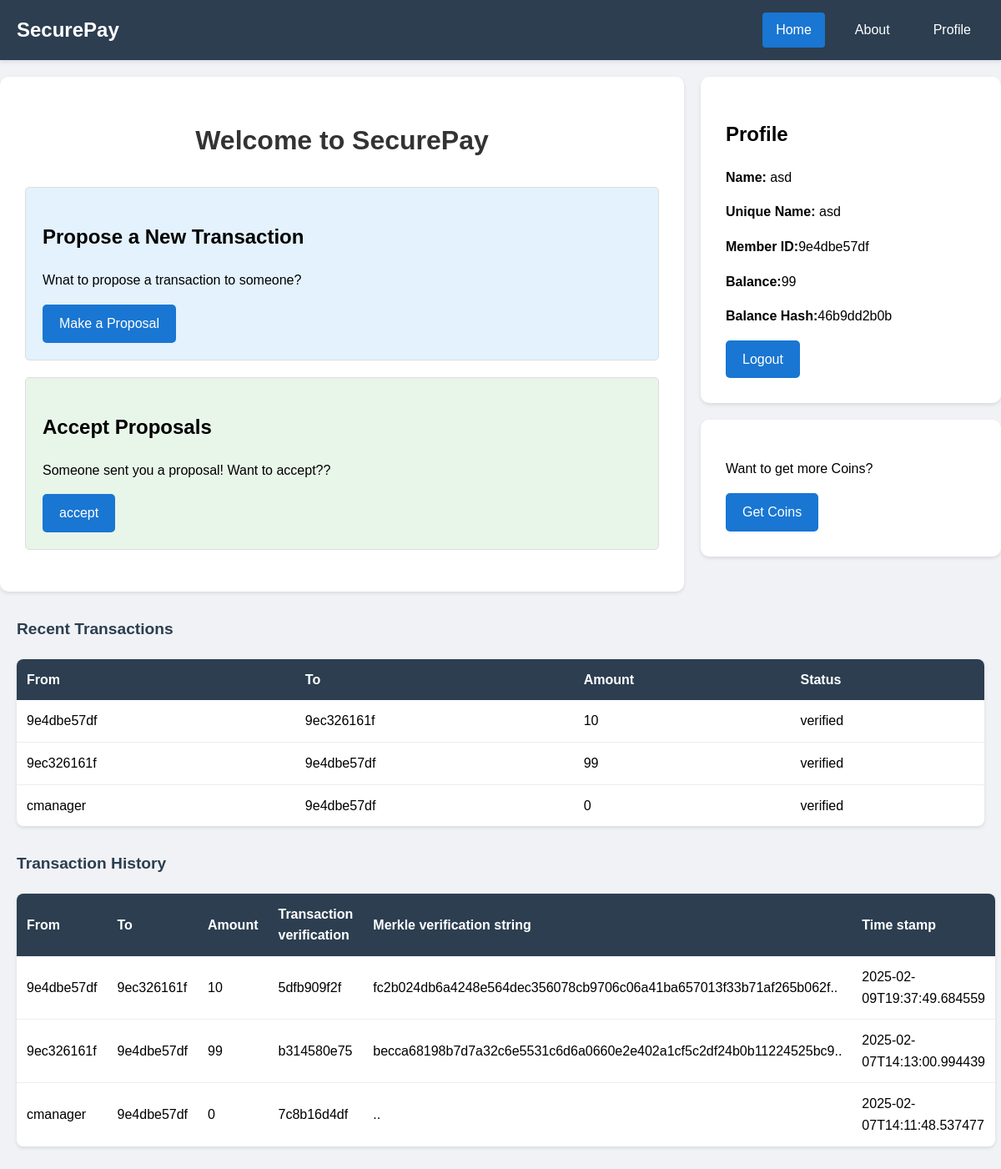
Before: / (signed in) with the older database file.
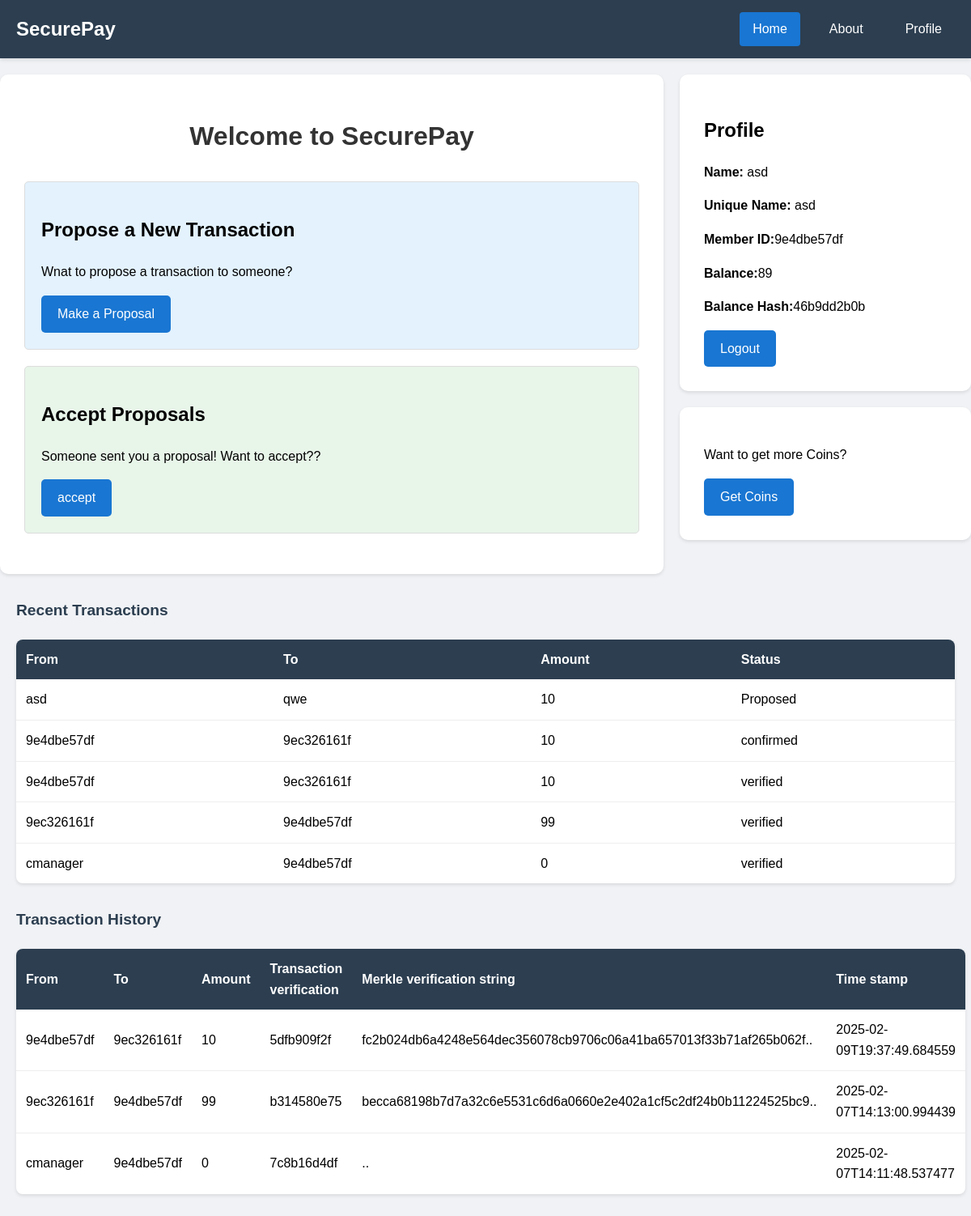
After: the same page with the newer database file.
### execution/models.py (models this page shows, shortened)
class Member(models.Model):
    cho=[('upto10k','10k'),('abovetill100k','10kTo100k')]
    name=models.CharField(max_length=100)
    address=models.CharField(max_length=100)
    affiliation=models.CharField(max_length=100)
    unique_name=models.CharField(max_length=100, unique=True)
    unique_id=models.CharField(max_length=256)
    category=models.CharField(max_length=100,choices=cho,default='upto10k')
    password=models.CharField(max_length=100)
    balance=models.IntegerField(default=0)
    intransaction=models.IntegerField(default=0)

class Proposer(models.Model):
    ch=[('pending','pending'),('accepted','accepted'),('rejected','rejected')]
    fromid=models.CharField(max_length=256)
    fname=models.CharField(max_length=100)
    toidd=models.CharField(max_length=256)
    toname=models.CharField(max_length=100)
    amount=models.IntegerField()
    status=models.CharField(max_length=100,choices=ch,default='pending')

class Twoconfirms(models.Model):
    ch=[('pending','pending'),('accepted','accepted'),('rejected','rejected')]
    fromid=models.CharField(max_length=256)
    toid=models.CharField(max_length=256)
    amount=models.IntegerField()
    imanagerstatus=models.CharField(max_length=100,choices=ch,default='pending')

### execution/views.py (the view)
# urls.py: 2. Add a URL to urlpatterns:  path('', views.home, name='home')
def home(request):
    if 'member_id' in request.session:
        member = Member.objects.get(id=request.session.get('member_id'))
        proposed=Proposer.objects.filter(fromid=member.unique_id)
        confirmed=Twoconfirms.objects.filter(fromid=member.unique_id)
        with open('databases/'+member.unique_id+'.json','r+') as f:
            data=json.load(f)
        transactions=data['transactions'][::-1][:5]
        balHash = transactions[-1]['balance_hash']
        return render(request,'home.html', context={'member':member,'proposed':proposed,'confirmed':confirmed,'transactions':transactions, 'balHash':balHash})
    else:
        return redirect('register')

### templates/home.html (shortened to what this page needs)
  <!DOCTYPE html>
  <html>
  <head>
  </head>
  <body>
  <nav class="navbar">
      <div class="nav-container">
          <a href="/" class="nav-brand">SecurePay</a>
          <div class="nav-links">
              <a href="/" class="active">Home</a>
              <a href="/about">About</a>
              <a href="/profile">Profile</a>
          </div>
      </div>
  </nav>
  <div class="container">
      <div class="main-content">
          <h1>Welcome to SecurePay</h1>
          <div class="option-box propose-option">
              <h2>Propose a New Transaction</h2>
              <p>Wnat to propose a transaction to someone?</p>
              <a href="/propose" class="button">Make a Proposal</a>
          </div>
          <div class="option-box accept-option">
              <h2>Accept Proposals</h2>
              <p>Someone sent you a proposal! Want to accept??</p>
              <a href="/transaction/" class="button">accept</a>
          </div>
      </div>
      <div>
          <div class="profile-card">
              <h2>Profile</h2>
              <div class="profile-info">
                  <p><strong>Name:</strong> {{member.name}}</p>
                  <p><strong>Unique Name:</strong> {{member.unique_name}}</p>
                  <p><strong>Member ID:</strong>{{member.unique_id}}</p>
                  <p><strong>Balance:</strong>{{member.balance}}</p>
                  <p><strong>Balance Hash:</strong>{{balHash}}</p>
              </div>
              <a href="/logout" class="button">Logout</a>
          </div>
          <div class="profile-card">
              <p>Want to get more Coins?</p>
              <a href="/cmanager/" class="button">Get Coins</a>
          </div>
      </div>
  </div>
  <div class="table-container">
      <h3 class="table-title">Recent Transactions</h3>
      <table class="transaction-table">
          <thead>
              <tr>
                  <th>From</th>
                  <th>To</th>
                  <th>Amount</th>
                  <th>Status</th>
              </tr>
          </thead>
          <tbody>
              {% for p in proposed %}
              <tr>
                  <td>{{p.fname}}</td>
                  <td>{{p.toname}}</td>
                  <td>{{p.amount}}</td>
                  <td>Proposed</td>
              </tr>
              {% endfor %}
              {% for p in confirmed %}
              <tr>
                  <td>{{p.fromid}}</td>
                  <td>{{p.toid}}</td>
                  <td>{{p.amount}}</td>
                  <td>confirmed</td>
              </tr>
              {% endfor %}
              {% for p in transactions %}
              <tr>
                  <td>{{p.from}}</td>
                  <td>{{p.to}}</td>
                  <td>{{p.amount}}</td>
                  <td>verified</td>
              </tr>
              {% endfor %}
          </tbody>
      </table>
  </div>
  <div class="table-container">
      <h3 class="table-title">Transaction History</h3>
      <table class="transaction-table">
          <thead>
              <tr>
                  <th>From</th>
                  <th>To</th>
                  <th>Amount</th>
                  <th>Transaction verification</th>
                  <th>Merkle verification string</th>
                  <th>Time stamp</th>
              </tr>
          </thead>
          <tbody>
              {% for t in transactions %}
              <tr>
                  <td>{{t.from}}</td>
                  <td>{{t.to}}</td>
                  <td>{{t.amount}}</td>
                  <td>{{t.transaction_hash}}</td>
                  <td>{{t.merkleroot}}..</td>
                  <td>{{t.time}}</td>
              </tr>
              {% endfor %}
          </tbody>
      </table>
  </div>
  </body>
  </html>

### templates/home.html (style rules this page uses)
body { font-family: Arial, sans-serif; margin: 0; padding: 0; line-height: 1.6; background-color: #f0f2f5; }
.navbar { background-color: #2c3e50; padding: 15px 0; position: sticky; top: 0; z-index: 1000; box-shadow: 0 2px 5px rgba(0,0,0,0.1); }
.nav-container { max-width: 1200px; margin: 0 auto; display: flex; justify-content: space-between; align-items: center; padding: 0 20px; }
.nav-brand { color: white; font-size: 24px; font-weight: bold; text-decoration: none; }
.nav-links { display: flex; gap: 20px; }
.nav-links a { color: white; text-decoration: none; padding: 8px 16px; border-radius: 4px; transition: background-color 0.3s; }
.nav-links a.active { background-color: #1976d2; }
.container { max-width: 1200px; margin: 20px auto; display: flex; gap: 20px; }
.main-content { flex: 1; background-color: white; padding: 30px; border-radius: 10px; box-shadow: 0 2px 4px rgba(0, 0, 0, 0.1); }
.profile-card { width: 300px; background-color: white; padding: 30px; border-radius: 10px; box-shadow: 0 2px 4px rgba(0, 0, 0, 0.1); height: fit-content; margin-bottom: 20px; }
.option-box { padding: 20px; margin: 20px 0; border: 1px solid #ddd; border-radius: 5px; transition: transform 0.2s; }
.propose-option { background-color: #e3f2fd; }
.accept-option { background-color: #e8f5e9; }
h1 { text-align: center; color: #333; margin-bottom: 30px; }
.button { display: inline-block; padding: 10px 20px; background-color: #1976d2; color: white; text-decoration: none; border-radius: 5px; transition: background-color 0.3s; }
.transaction-table { width: 100%; border-collapse: collapse; margin: 20px 0; box-shadow: 0 2px 4px rgba(0,0,0,0.1); background: white; border-radius: 8px; overflow: hidden; }
.transaction-table th { background-color: #2c3e50; color: white; padding: 12px; text-align: left; font-weight: 600; }
.transaction-table td { padding: 12px; border-bottom: 1px solid #eee; }
.transaction-table tr:last-child td { border-bottom: none; }
.table-container { margin: 30px 0; padding: 0 20px; }
.table-title { font-size: 1.2em; color: #2c3e50; margin-bottom: 15px; font-weight: 600; }

Changed rows visible on the page:
changed Member "9e4dbe57df": balance "99" → "89"
added Proposer: fname "asd", toname "qwe", amount "10"
added Twoconfirms: fromid "9e4dbe57df", toid "9ec326161f", amount "10"
